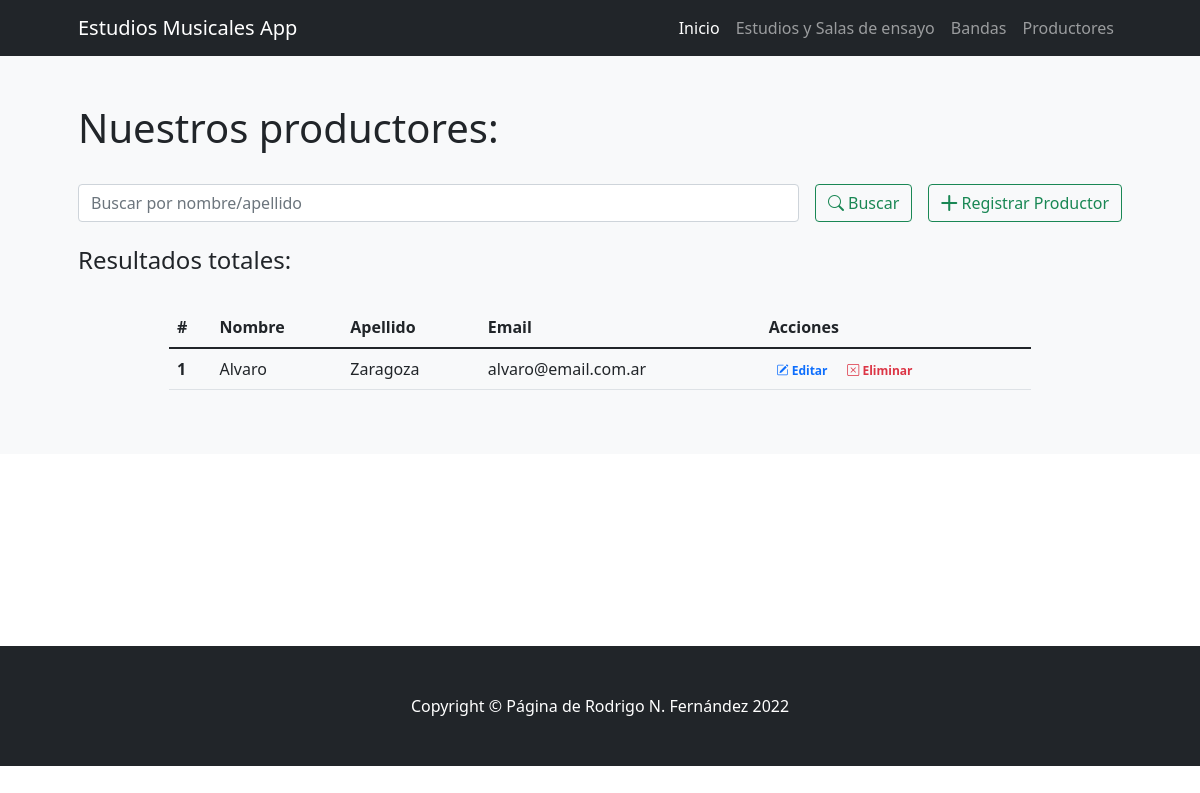
/productores/, run on an earlier commit of the app's database.
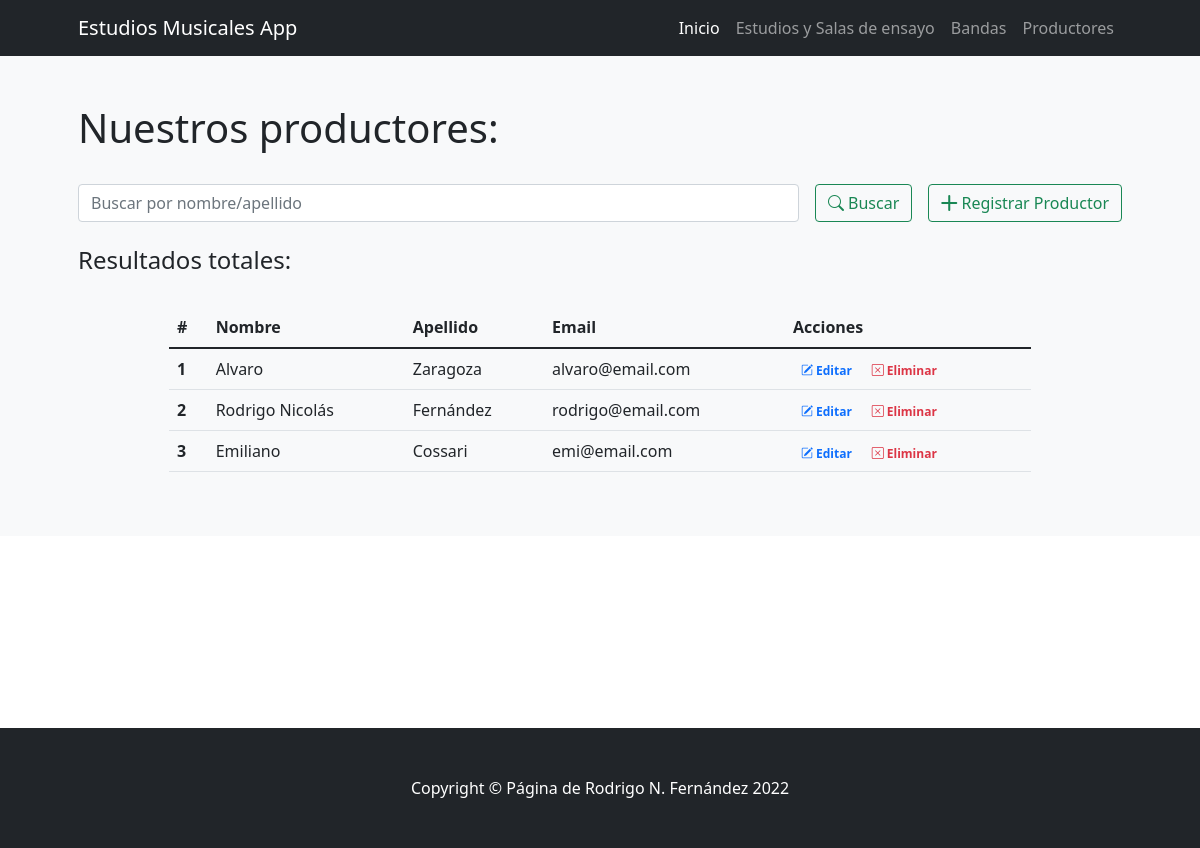
And on a later commit of the database.
### ProyectoCoderApp/models.py (models this page shows)
class Productores(models.Model):
    nombre = models.CharField(max_length=30) # Texto
    apellido = models.CharField(max_length=30) # Texto
    email = models.EmailField(blank=True, null=True) # Email - Opcional
    class Meta:
        verbose_name_plural="Productores"

### ProyectoCoderApp/views.py (the view)
# urls.py: path('productores/',productores,name="productores"),
def productores(request):
    if request.method == "POST":
        search = request.POST["search"]
        if search != "":
            productores = Productores.objects.filter( Q(nombre__icontains=search) | Q(apellido__icontains=search) ).values()
            return render(request,"ProyectoCoderApp/productores.html",{"productores":productores, "search":True, "busqueda":search})
    productores = Productores.objects.all()
    return render(request,"ProyectoCoderApp/productores.html",{"productores":productores})

### ProyectoCoderApp/templates/ProyectoCoderApp/productores.html (shortened to what this page needs)
{% extends 'ProyectoCoderApp/base.html' %}
{% load static %}
{% block contenidoPagina %}
<section class="bg-light py-5">
  <div class="container px-5">
      <h1>Nuestros productores:</h1>
      <br>
      <div class="row gx-5 justify-content-center">
          <div class="col-lg-12">
              <form class="d-flex my-2 my-lg-0" action="" method="post">
                  <input class="flex-grow-0 form-control mr-sm-2" type="search" name="search" placeholder="Buscar por nombre/apellido" aria-label="Search">
                  <button class="btn btn-outline-success text-nowrap ms-3 my-2 my-sm-0" type="submit"> <i class="bi bi-search"></i> Buscar</button>
                  <a class="btn btn-outline-success text-nowrap ms-3 my-2 my-sm-0" href="{% url 'crear_productor' %}"> <i class="bi bi-plus-lg"></i> Registrar Productor</a>
              </form>
          </div>
      </div>
      <br>
      <h4>Resultados
          {% if search %}
              para "{{busqueda}}":
          {% else %}
              totales:
          {% endif %}
      </h4>
      <br>
      <div class="row gx-5 justify-content-center">
          <div class="col-lg-10 table-responsive">
              <table class="table table-theme">
                  <thead>
                      <tr>
                          <th scope="col">#</th>
                          <th scope="col">Nombre</th>
                          <th scope="col">Apellido</th>
                          <th scope="col">Email</th>
                          <th scope="col">Acciones</th>
                      </tr>
                  </thead>
                  <tbody>
                      {% for productor in productores %}
                          <tr>
                              <th scope="row">{{forloop.counter}}</th>
                              <td>{{productor.nombre}}</td>
                              <td>{{productor.apellido}}</td>
                              <td>{{productor.email}}</td>
                              <td>
                                  <a href="{% url 'editar_productor' productor.id %}" class="text-primary badge badge-primary text-decoration-none"> <i class="bi bi-pencil-square"></i> Editar</a>
                                  <a href="{% url 'eliminar_productor' productor.id %}" class="text-danger badge badge-danger text-decoration-none"> <i class="bi bi-x-square"></i> Eliminar</a>
                              </td>
                          </tr>
                      {% endfor %}
                  </tbody>
              </table>
          </div>
      </div>
  </div>
</section>
{% endblock %}

What changed in the data, as far as the page shows it:
changed Productores "Alvaro": email "alvaro@email.com.ar" → "alvaro@email.com"
added Productores: nombre "Rodrigo Nicolás", apellido "Fernández", email "rodrigo@email.com"
added Productores: nombre "Emiliano", apellido "Cossari", email "emi@email.com"
